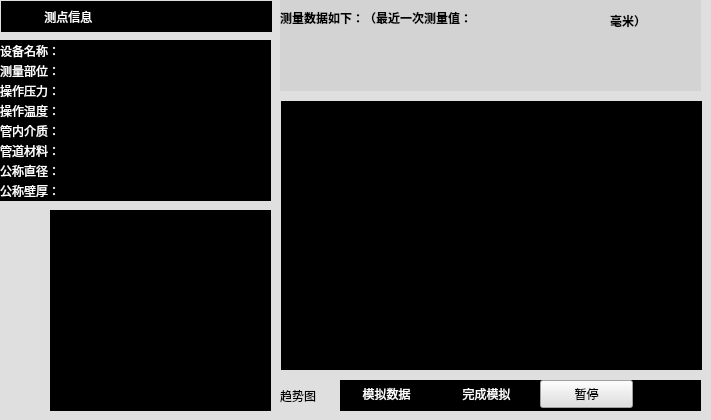
   <widget class="QWidget" name="measure">
    <property name="styleSheet">
     <string notr="true">background-color: rgb(223, 223, 223);</string>
    </property>
    <widget class="QLabel" name="label_24">
     <property name="geometry">
      <rect>
       <x>0</x>
       <y>60</y>
       <width>75</width>
       <height>21</height>
      </rect>
     </property>
     <property name="styleSheet">
      <string notr="true">color: rgb(255, 255, 255);
background-color: rgb(0, 0, 0);</string>
     </property>
     <property name="text">
      <string>测量部位：</string>
     </property>
    </widget>
    <widget class="QLabel" name="label_14">
     <property name="geometry">
      <rect>
       <x>70</x>
       <y>60</y>
       <width>201</width>
       <height>21</height>
      </rect>
     </property>
     <property name="styleSheet">
      <string notr="true">color: rgb(255, 255, 255);
background-color: rgb(0, 0, 0);</string>
     </property>
     <property name="text">
      <string/>
     </property>
    </widget>
    <widget class="QLabel" name="label_16">
     <property name="geometry">
      <rect>
       <x>0</x>
       <y>80</y>
       <width>75</width>
       <height>21</height>
      </rect>
     </property>
     <property name="styleSheet">
      <string notr="true">color: rgb(255, 255, 255);
background-color: rgb(0, 0, 0);</string>
     </property>
     <property name="text">
      <string>操作压力：</string>
     </property>
    </widget>
    <widget class="QLabel" name="label_17">
     <property name="geometry">
      <rect>
       <x>70</x>
       <y>80</y>
       <width>201</width>
       <height>21</height>
      </rect>
     </property>
     <property name="styleSheet">
      <string notr="true">color: rgb(255, 255, 255);
background-color: rgb(0, 0, 0);</string>
     </property>
     <property name="text">
      <string/>
     </property>
    </widget>
    <widget class="QLabel" name="label_18">
     <property name="geometry">
      <rect>
       <x>0</x>
       <y>100</y>
       <width>75</width>
       <height>21</height>
      </rect>
     </property>
     <property name="styleSheet">
      <string notr="true">color: rgb(255, 255, 255);
background-color: rgb(0, 0, 0);</string>
     </property>
     <property name="text">
      <string>操作温度：</string>
     </property>
    </widget>
    <widget class="QLabel" name="label_19">
     <property name="geometry">
      <rect>
       <x>70</x>
       <y>100</y>
       <width>201</width>
       <height>21</height>
      </rect>
     </property>
     <property name="styleSheet">
      <string notr="true">color: rgb(255, 255, 255);
background-color: rgb(0, 0, 0);</string>
     </property>
     <property name="text">
      <string/>
     </property>
    </widget>
    <widget class="QLabel" name="label_20">
     <property name="geometry">
      <rect>
       <x>0</x>
       <y>120</y>
       <width>75</width>
       <height>21</height>
      </rect>
     </property>
     <property name="styleSheet">
      <string notr="true">color: rgb(255, 255, 255);
background-color: rgb(0, 0, 0);</string>
     </property>
     <property name="text">
      <string>管内介质：</string>
     </property>
    </widget>
    <widget class="QLabel" name="label_21">
     <property name="geometry">
      <rect>
       <x>70</x>
       <y>120</y>
       <width>201</width>
       <height>21</height>
      </rect>
     </property>
     <property name="styleSheet">
      <string notr="true">color: rgb(255, 255, 255);
background-color: rgb(0, 0, 0);</string>
     </property>
     <property name="text">
      <string/>
     </property>
    </widget>
    <widget class="QLabel" name="label_22">
     <property name="geometry">
      <rect>
       <x>0</x>
       <y>140</y>
       <width>75</width>
       <height>21</height>
      </rect>
     </property>
     <property name="styleSheet">
      <string notr="true">color: rgb(255, 255, 255);
background-color: rgb(0, 0, 0);</string>
     </property>
     <property name="text">
      <string>管道材料：</string>
     </property>
    </widget>
    <widget class="QLabel" name="label_25">
     <property name="geometry">
      <rect>
       <x>70</x>
       <y>140</y>
       <width>201</width>
       <height>21</height>
      </rect>
     </property>
     <property name="styleSheet">
      <string notr="true">color: rgb(255, 255, 255);
background-color: rgb(0, 0, 0);</string>
     </property>
     <property name="text">
      <string/>
     </property>
    </widget>
    <widget class="QLabel" name="label_27">
     <property name="geometry">
      <rect>
       <x>0</x>
       <y>160</y>
       <width>75</width>
       <height>21</height>
      </rect>
     </property>
     <property name="styleSheet">
      <string notr="true">color: rgb(255, 255, 255);
background-color: rgb(0, 0, 0);</string>
     </property>
     <property name="text">
      <string>公称直径：</string>
     </property>
    </widget>
    <widget class="QLabel" name="label_38">
     <property name="geometry">
      <rect>
       <x>70</x>
       <y>160</y>
       <width>201</width>
       <height>21</height>
      </rect>
     </property>
     <property name="styleSheet">
      <string notr="true">color: rgb(255, 255, 255);
background-color: rgb(0, 0, 0);</string>
     </property>
     <property name="text">
      <string/>
     </property>
    </widget>
    <widget class="QLabel" name="label_39">
     <property name="geometry">
      <rect>
       <x>0</x>
       <y>180</y>
       <width>75</width>
       <height>21</height>
      </rect>
     </property>
     <property name="styleSheet">
      <string notr="true">color: rgb(255, 255, 255);
background-color: rgb(0, 0, 0);</string>
     </property>
     <property name="text">
      <string>公称壁厚：</string>
     </property>
    </widget>
    <widget class="QLabel" name="label_40">
     <property name="geometry">
      <rect>
       <x>70</x>
       <y>180</y>
       <width>201</width>
       <height>21</height>
      </rect>
     </property>
     <property name="styleSheet">
      <string notr="true">color: rgb(255, 255, 255);
background-color: rgb(0, 0, 0);</string>
     </property>
     <property name="text">
      <string/>
     </property>
    </widget>
    <widget class="QLabel" name="label_41">
     <property name="geometry">
      <rect>
       <x>0</x>
       <y>210</y>
       <width>41</width>
       <height>201</height>
      </rect>
     </property>
     <property name="styleSheet">
      <string notr="true">background-image: url(:/image/images/measure.png);</string>
     </property>
     <property name="text">
      <string/>
     </property>
    </widget>
    <widget class="QLabel" name="label_9">
     <property name="geometry">
      <rect>
       <x>1</x>
       <y>1</y>
       <width>271</width>
       <height>31</height>
      </rect>
     </property>
     <property name="styleSheet">
      <string notr="true">color: rgb(255, 255, 255);
background-color: rgb(0, 0, 0);</string>
     </property>
     <property name="text">
      <string>             测点信息</string>
     </property>
    </widget>
    <widget class="QLabel" name="label_15">
     <property name="geometry">
      <rect>
       <x>0</x>
       <y>40</y>
       <width>75</width>
       <height>21</height>
      </rect>
     </property>
     <property name="styleSheet">
      <string notr="true">color: rgb(255, 255, 255);
background-color: rgb(0, 0, 0);</string>
     </property>
     <property name="text">
      <string>设备名称：</string>
     </property>
    </widget>
    <widget class="QLabel" name="label_13">
     <property name="geometry">
      <rect>
       <x>70</x>
       <y>40</y>
       <width>201</width>
       <height>21</height>
      </rect>
     </property>
     <property name="styleSheet">
      <string notr="true">color: rgb(255, 255, 255);
background-color: rgb(0, 0, 0);</string>
     </property>
     <property name="text">
      <string/>
     </property>
    </widget>
    <widget class="QScrollArea" name="scrollArea">
     <property name="geometry">
      <rect>
       <x>50</x>
       <y>210</y>
       <width>221</width>
       <height>201</height>
      </rect>
     </property>
     <property name="styleSheet">
      <string notr="true">background-color: rgb(0, 0, 0);</string>
     </property>
     <property name="widgetResizable">
      <bool>true</bool>
     </property>
     <widget class="QWidget" name="scrollAreaWidgetContents">
      <property name="geometry">
       <rect>
        <x>0</x>
        <y>0</y>
        <width>219</width>
        <height>199</height>
       </rect>
      </property>
      <layout class="QHBoxLayout" name="horizontalLayout_4">
       <item>
        <widget class="QLabel" name="label_42">
         <property name="styleSheet">
          <string notr="true">background-color: rgb(0, 0, 0);</string>
         </property>
         <property name="text">
          <string>    加载图片</string>
         </property>
        </widget>
       </item>
      </layout>
     </widget>
    </widget>
    <widget class="QWidget" name="widget_2" native="true">
     <property name="geometry">
      <rect>
       <x>280</x>
       <y>0</y>
       <width>421</width>
       <height>91</height>
      </rect>
     </property>
     <property name="styleSheet">
      <string notr="true">background-color: rgb(211, 211, 211);</string>
     </property>
     <widget class="QLabel" name="label_43">
      <property name="geometry">
       <rect>
        <x>0</x>
        <y>10</y>
        <width>241</width>
        <height>16</height>
       </rect>
      </property>
      <property name="font">
       <font>
        <family>宋体</family>
        <weight>75</weight>
        <bold>true</bold>
       </font>
      </property>
      <property name="text">
       <string>测量数据如下：（最近一次测量值：</string>
      </property>
     </widget>
     <widget class="QLabel" name="label_44">
      <property name="geometry">
       <rect>
        <x>241</x>
        <y>10</y>
        <width>81</width>
        <height>21</height>
       </rect>
      </property>
      <property name="styleSheet">
       <string notr="true"/>
      </property>
      <property name="text">
       <string/>
      </property>
      <property name="alignment">
       <set>Qt::AlignCenter</set>
      </property>
     </widget>
     <widget class="QLabel" name="label_45">
      <property name="geometry">
       <rect>
        <x>330</x>
        <y>10</y>
        <width>41</width>
        <height>21</height>
       </rect>
      </property>
      <property name="font">
       <font>
        <weight>75</weight>
        <bold>true</bold>
       </font>
      </property>
      <property name="styleSheet">
       <string notr="true"/>
      </property>
      <property name="text">
       <string>毫米）</string>
      </property>
     </widget>
     <widget class="QWidget" name="horizontalLayoutWidget_3">
      <property name="geometry">
       <rect>
        <x>10</x>
        <y>40</y>
        <width>401</width>
        <height>41</height>
       </rect>
      </property>
      <layout class="QHBoxLayout" name="horizontalLayout_5">
       <property name="spacing">
        <number>10</number>
       </property>
       <property name="sizeConstraint">
        <enum>QLayout::SetDefaultConstraint</enum>
       </property>
      </layout>
     </widget>
    </widget>
    <widget class="QLabel" name="label_47">
     <property name="geometry">
      <rect>
       <x>340</x>
       <y>380</y>
       <width>361</width>
       <height>31</height>
      </rect>
     </property>
     <property name="styleSheet">
      <string notr="true">background-color: rgb(0, 0, 0);</string>
     </property>
     <property name="text">
      <string/>
     </property>
    </widget>
    <widget class="QLabel" name="label_46">
     <property name="geometry">
      <rect>
       <x>280</x>
       <y>380</y>
       <width>45</width>
       <height>31</height>
      </rect>
     </property>
     <property name="text">
      <string>趋势图</string>
     </property>
    </widget>
    <widget class="QPushButton" name="pushButton_8">
     <property name="geometry">
      <rect>
       <x>340</x>
       <y>380</y>
       <width>93</width>
       <height>28</height>
      </rect>
     </property>
     <property name="styleSheet">
      <string notr="true">color: rgb(255, 255, 255);</string>
     </property>
     <property name="text">
      <string>模拟数据</string>
     </property>
     <property name="flat">
      <bool>true</bool>
     </property>
    </widget>
    <widget class="QPushButton" name="pushButton_17">
     <property name="geometry">
      <rect>
       <x>440</x>
       <y>380</y>
       <width>93</width>
       <height>28</height>
      </rect>
     </property>
     <property name="styleSheet">
      <string notr="true">color: rgb(255, 255, 255);</string>
     </property>
     <property name="text">
      <string>完成模拟</string>
     </property>
     <property name="flat">
      <bool>true</bool>
     </property>
    </widget>
    <widget class="QPushButton" name="pushButton_7">
     <property name="geometry">
      <rect>
       <x>680</x>
       <y>380</y>
       <width>21</width>
       <height>21</height>
      </rect>
     </property>
     <property name="styleSheet">
      <string notr="true">background-image: url(:/image/images/set_icn_desc_pre.png);</string>
     </property>
     <property name="text">
      <string/>
     </property>
     <property name="flat">
      <bool>true</bool>
     </property>
    </widget>
    <widget class="QPushButton" name="pushButton_9">
     <property name="geometry">
      <rect>
       <x>540</x>
       <y>380</y>
       <width>93</width>
       <height>28</height>
      </rect>
     </property>
     <property name="text">
      <string>暂停</string>
     </property>
    </widget>
    <widget class="QWidget" name="widget_3" native="true">
     <property name="geometry">
      <rect>
       <x>281</x>
       <y>101</y>
       <width>421</width>
       <height>269</height>
      </rect>
     </property>
     <property name="styleSheet">
      <string notr="true">background-color: rgb(0, 0, 0);</string>
     </property>
    </widget>
   </widget>
